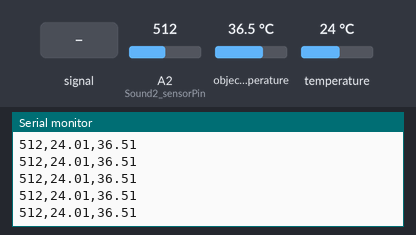
A sketch run on a simulated Arduino Uno, built with avr-gcc and run on an emulated ATmega328P. On the bench: the last lines printed to the serial monitor. Inputs (shaded band) come from the test bench; at power-on: A2 (Sound2_sensorPin) = 512, object temperature 36.5 °C, temperature 24 °C.

Above: at 1.2 s.
1.3 s: A2 (Sound2_sensorPin) fed a 200 Hz sine of ±81 counts around its level
At 2.0 s:
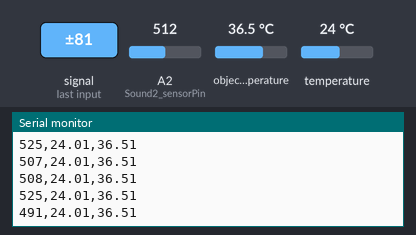
2.8 s: A2 (Sound2_sensorPin) set to 716
At 3.6 s:
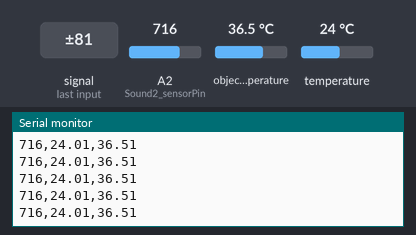
5.8 s: object temperature set to 20 °C
Timing chart, 0 to 6.5 s (numbered marks = the images above; inputs shaded):
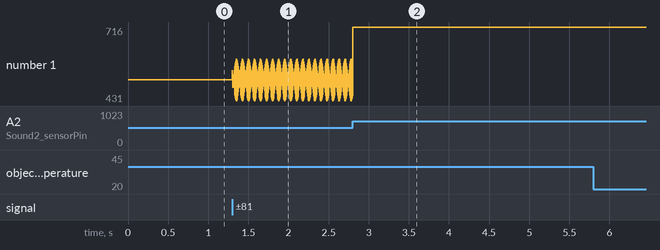

The sketch:

23.05.19_IR_Sensor.ino
```cpp
#include <Adafruit_MLX90614.h>

Adafruit_MLX90614 mlx = Adafruit_MLX90614();

int Sound2_sensorPin = A2;

void setup() {
  Serial.begin(2000000);

  pinMode(Sound2_sensorPin, INPUT);

  while (!Serial);

  Serial.println("Adafruit MLX90614 test");

  if (!mlx.begin()) {
    Serial.println("Error connecting to MLX sensor. Check wiring.");
    while (1);
  };

  Serial.print("Emissivity = "); Serial.println(mlx.readEmissivity());
  Serial.println("================================================");
}

void loop() {

  int Sound2_value = analogRead(Sound2_sensorPin);

  // Serial.print("Sound2 Sensor Value: ");
  Serial.print(Sound2_value); Serial.print(",");

  // Serial.print("Ambient = ");
  Serial.print(mlx.readAmbientTempC()); // 주변 온도
  Serial.print(",");
  Serial.println(mlx.readObjectTempC()); //Serial.println("*C"); // 타겟 온도
  // Serial.print("Ambient = "); Serial.print(mlx.readAmbientTempF());
  // Serial.print("*F\tObject = "); Serial.print(mlx.readObjectTempF()); Serial.println("*F");

  delay(0.1);
}
```

Measured:
- after the input at 1.3 s, the serial monitor: prints a new line at once (image 1)
- plotted number 1: 512 → 452 after the input at 1.3 s
